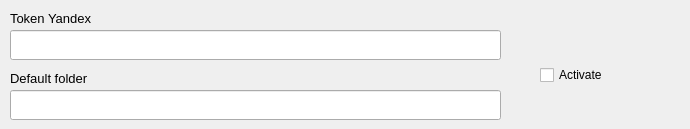
      <widget class="QWidget" name="tab_yandex">
       <attribute name="title">
        <string>Yandex Disk</string>
       </attribute>
       <widget class="QCheckBox" name="checkBox_settings_ya_autoconnect">
        <property name="geometry">
         <rect>
          <x>540</x>
          <y>60</y>
          <width>141</width>
          <height>30</height>
         </rect>
        </property>
        <property name="text">
         <string>Activate</string>
        </property>
       </widget>
       <widget class="QLabel" name="label_45">
        <property name="geometry">
         <rect>
          <x>10</x>
          <y>70</y>
          <width>241</width>
          <height>16</height>
         </rect>
        </property>
        <property name="font">
         <font>
          <pointsize>10</pointsize>
         </font>
        </property>
        <property name="text">
         <string>Default folder</string>
        </property>
       </widget>
       <widget class="QLabel" name="label_44">
        <property name="geometry">
         <rect>
          <x>10</x>
          <y>10</y>
          <width>141</width>
          <height>16</height>
         </rect>
        </property>
        <property name="font">
         <font>
          <pointsize>10</pointsize>
         </font>
        </property>
        <property name="text">
         <string>Token Yandex</string>
        </property>
       </widget>
       <widget class="QLineEdit" name="lineEdit_settings_ya_token">
        <property name="geometry">
         <rect>
          <x>10</x>
          <y>30</y>
          <width>491</width>
          <height>30</height>
         </rect>
        </property>
       </widget>
       <widget class="QLineEdit" name="lineEdit_settings_ya_folder">
        <property name="geometry">
         <rect>
          <x>10</x>
          <y>90</y>
          <width>491</width>
          <height>30</height>
         </rect>
        </property>
       </widget>
      </widget>
